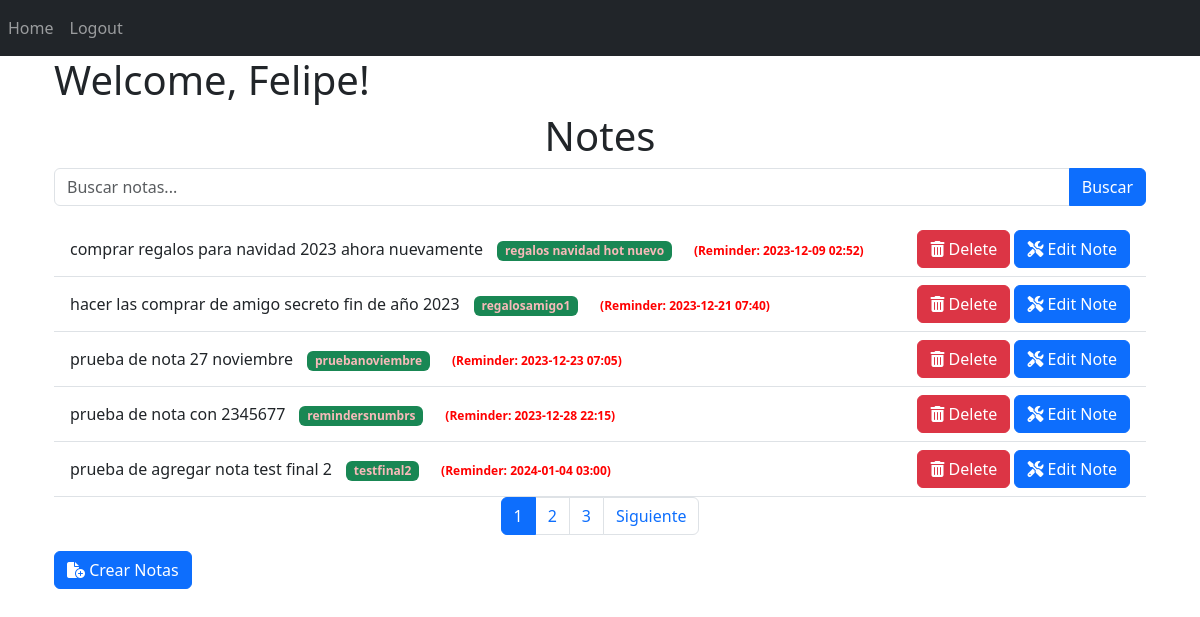
Screenshot of / (signed in) with the database file from the repository.
### website/models.py (models this page shows, shortened)
class User(db.Model, UserMixin):
    id = db.Column(db.Integer, primary_key=True)
    email = db.Column(db.String(150), unique=True)
    password = db.Column(db.String(150))
    first_name = db.Column(db.String(150))
    notes = db.relationship('Note')
    reset_tokens = db.relationship('PasswordResetToken', backref='user', lazy=True)

class Note(db.Model):
    id = db.Column(db.Integer, primary_key=True)
    data = db.Column(db.String(10000))
    date = db.Column(db.DateTime(timezone=True), default=datetime.utcnow)
    user_id = db.Column(db.Integer, db.ForeignKey('user.id'))
    last_modified = db.Column(db.DateTime, default=datetime.utcnow)
    category = db.Column(db.String(255))
    reminder = db.Column(db.DateTime, nullable=True)

### website/views.py (the view, shortened to what this page needs)
@views.route('/', methods=['GET', 'POST'])
@login_required
def home():
    page = request.args.get('page', 1, type=int)
    per_page = 5
    notes = Note.query.filter_by(user_id=current_user.id).paginate(page=page, per_page=per_page, error_out=False)
    pagination = notes
    form = CreateNoteForm()
    return render_template("home.html", user=current_user, notes=notes.items, pagination=pagination, form=form)

### website/forms.py
class CreateNoteForm(FlaskForm):
    note = TextAreaField('Note', validators=[DataRequired()])
    category = StringField('Category')
    reminder = DateTimeField('Reminder', format='%Y-%m-%dT%H:%M', render_kw={'type': 'datetime-local'})
    submit = SubmitField('Create Note')

### website/templates/home.html (shortened to what this page needs)
{% extends "base.html" %}
{% block content %}
<div class="container">
    <h1>Welcome, {{ user.first_name }}!</h1>
    <h1 class="text-center">Notes</h1>
    <form method="GET" action="{{url_for('views.search')}}">
        <div class="input-group mb-3">
            <input type="text" name="query" class="form-control" placeholder="Buscar notas...">
            <button type="submit" class="btn btn-primary">Buscar</button>
        </div>
    </form>
    <ul class="list-group list-group-flush" id="notes">
        {% for note in notes %}
        <li class="list-group-item">
            <div class="d-flex justify-content-between align-items-center">
                <div>
                    <span>{{ note.data }}</span>
                    <span class="badge badge-primary bg-success">{{ note.category }}</span>
                    {% if note.reminder %}
                        <span class="badge" style="color: red;">(Reminder: {{ note.reminder.strftime('%Y-%m-%d %H:%M') }})</span>
                    {% endif %}
                </div>
                <div>
                    <button type="button" class="btn btn-danger" onClick="showDeleteConfirmation('{{ note.id }}')"><i class="fa-solid fa-trash-can"></i>
                        Delete
                    </button>
                    <button type="button" class="btn btn-primary" data-note-id="{{ note.id }}" data-bs-toggle="modal" data-bs-target="#editNoteModal_{{ note.id }}"><i class="fa-solid fa-screwdriver-wrench"></i>
                        Edit Note
                    </button>
                </div>
            </div>
        </li>
        {% endfor %}
    </ul>
    {% if pagination.pages > 1 %}
        <ul class="pagination justify-content-center">
            {% for page_num in pagination.iter_pages() %}
                {% if page_num %}
                    <li class="page-item{% if page_num == pagination.page %} active{% endif %}">
                        <a class="page-link" href="{{ url_for('views.home', page=page_num) }}">{{ page_num }}</a>
                    </li>
                {% else %}
                    <li class="page-item disabled"><span class="page-link">...</span></li>
                {% endif %}
            {% endfor %}
            {% if pagination.has_next %}
                <li class="page-item"><a class="page-link" href="{{ url_for('views.home', page=pagination.next_num) }}">Siguiente</a></li>
            {% endif %}
        </ul>
    {% endif %}
    <button type="button" class="btn btn-primary" data-bs-toggle="modal" data-bs-target="#createNoteModal">
        <i class="fa-solid fa-file-circle-plus fa-fade"></i>  Crear Notas
    </button>
</div>
{% endblock %}

### website/static/styles.css (style rules this page uses)
.list-group-item { position: relative; }
.badge { margin-left: 10px; color: #f8baba }

### rows the page displays
User: first_name "Felipe"
Note: data "comprar regalos para navidad 2023 ahora nuevamente", category "regalos navidad hot nuevo", reminder "2023-12-09 02:52"
Note: data "hacer las comprar de amigo secreto fin de año 2023", category "regalosamigo1", reminder "2023-12-21 07:40"
Note: data "prueba de nota 27 noviembre", category "pruebanoviembre", reminder "2023-12-23 07:05"
Note: data "prueba de nota con 2345677", category "remindersnumbrs", reminder "2023-12-28 22:15"
Note: data "prueba de agregar nota test final 2", category "testfinal2", reminder "2024-01-04 03:00"

### other values shown
{{ page_num }} "1" "2" "3"
